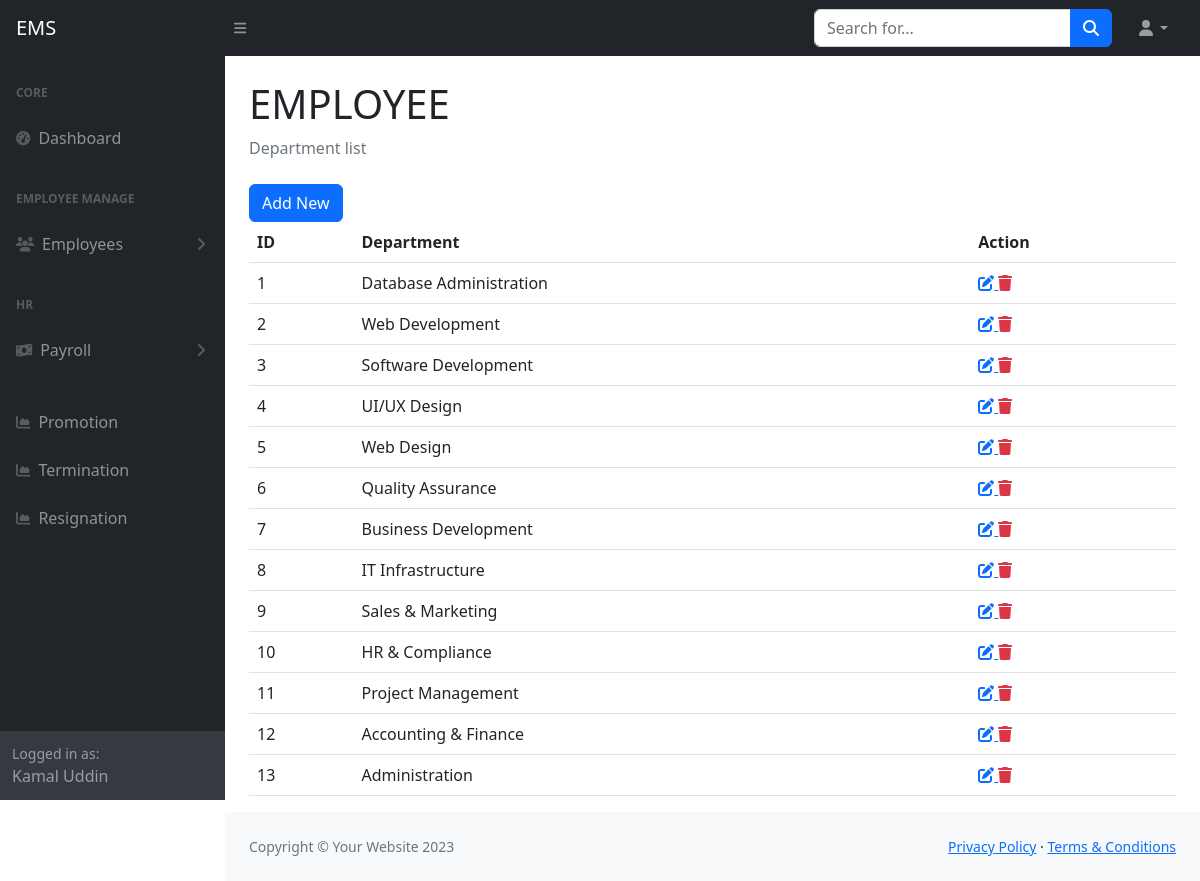
Page /department_list.php (signed in) on the committed database.
### tables this page shows
CREATE TABLE `tbl_department` (
  `id` int(11) NOT NULL,
  `department_name` varchar(255) NOT NULL,
  `date` date NOT NULL,
  `created_at` datetime NOT NULL,
  `created_by` varchar(255) NOT NULL,
  `updated_at` datetime NOT NULL,
  `updated_by` varchar(255) NOT NULL,
  `deleted_at` datetime NOT NULL
);

### include/settings.php (called while the page is built)
<?php
   $base_url="http://localhost/employee/";
    require_once('class/crud.php');
    $mysqli=new crud;
?>

### class/crud.php (called while the page is built, shortened)
<?php
    class crud{
        private $host='localhost';
        private $user='root';
        private $password='';
        private $database='employee';
        private $connection;
        public function __construct(){
            $this->connection=new mysqli($this->host,$this->user,$this->password,$this->database);
        }
        public function common_select($table,$fields='*',$condition=false,$sort_field=false,$sort='ASC'){
            $result=array();
            $error=false;
            $sql="select $fields from $table where deleted_at is null ";
            $rs=$this->connection->query($sql);
            if($rs){
                if($rs->num_rows > 0){
                    while($r=$rs->fetch_object()){
                        array_push($result,$r);
                    }
                }
            }else{
                $error=$this->connection->error;
            }
            $return = array('data'=>$result,'error'=>$error);
            return $return;
        }
    }
?>

### department_list.php (the view)
<?php require_once('include/header.php') ?>
<?php require_once('include/sidebar.php') ?>
<div class="container-fluid px-4">
    <h1 class="mt-4">EMPLOYEE</h1>
    <ol class="breadcrumb mb-4">
        <li class="breadcrumb-item active">Department list</li>
    </ol>
    <a href="<?= $base_url?>department_create.php" class="btn btn-primary">Add New</a>
    <table class="table">
        <tr>
            <th>ID</th>
            <th>Department</th>
            <th>Action</th>
        </tr>
        <?php
                  $data=$mysqli->common_select('tbl_department');
               if(!$data['error']){
                    foreach($data['data'] as $d){
                ?>
        <tr>
            <td><?= $d->id ?></td>
            <td><?= $d->department_name ?></td>
            <td>
                <a title="Update" href="<?= $base_url?>department_edit.php?id=<?= $d->id ?>">
                            <i class="fa fa-edit"></i>
                </a>
                <a title="Delete" class="text-danger" href="department_delete.php?id=<?= $d->id ?>">
                            <i class="fa fa-trash"></i>
                </a>
            </td>
        </tr>
        <?php
        }
                  }
                  ?>
    </table>
</div>
<?php require_once('include/footer.php') ?>

### rows in the picture
tbl_department: id "1", department_name "Database Administration"
tbl_department: id "2", department_name "Web Development"
tbl_department: id "3", department_name "Software Development"
tbl_department: id "4", department_name "UI/UX Design"
tbl_department: id "5", department_name "Web Design"
tbl_department: id "6", department_name "Quality Assurance"
tbl_department: id "7", department_name "Business Development"
tbl_department: id "8", department_name "IT Infrastructure"
tbl_department: id "9", department_name "Sales & Marketing"
tbl_department: id "10", department_name "HR & Compliance"
tbl_department: id "11", department_name "Project Management"
tbl_department: id "12", department_name "Accounting & Finance"
tbl_department: id "13", department_name "Administration"

### other values in the picture
$_SESSION['username'] "Kamal Uddin"
